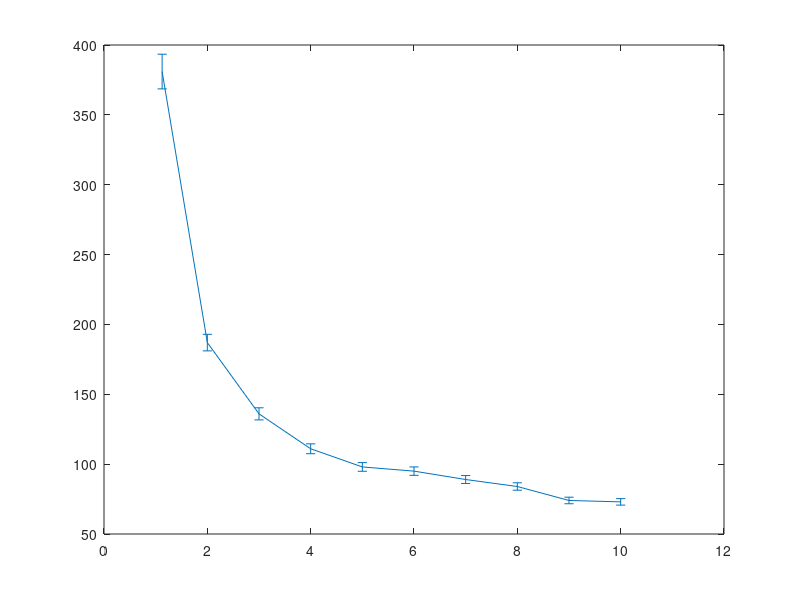

Write MATLAB code to recreate this figure. (Note: this script raises an error after producing the figure.)
clear all;
close all;
clc;

vin=[1.125 2 3 4 5 6 7 8 9 10];
sigma=[381 187 136 111 98 95 89 84 74 73];
err=[1/sqrt(941)*sigma(1) 1/sqrt(995)*sigma(2) 1/sqrt(984)*sigma(3) ...
    1/sqrt(989)*sigma(4) 1/sqrt(998)*sigma(5) 1/sqrt(997)*sigma(6) ...
    1/sqrt(986)*sigma(7) 1/sqrt(997)*sigma(8) 1/sqrt(997)*sigma(9) 1/sqrt(993)*sigma(10)];

fitfun=@(A,x)sqrt(A(1)*x.^(-2)+A(2));
xf0=[0.9,140];
A=lsqcurvefit(fitfun,xf0,vin(2:end),sigma(2:end));

%plot(vin,sigma,'r*');
E1=errorbar(vin,sigma,err);
set(E1,'LineStyle', 'none ','Color', 'r','LineWidth', 3, 'Marker', '*', 'MarkerSize', 8, ...
         'MarkerEdgeColor', [.2 .2 .2], 'MarkerFaceColor' , [0,1,1]);
xlabel('input(mV)');
ylabel('jitter rms(ps)');
grid on
hold on

times = linspace(vin(1),vin(end));
plot(times,fitfun(A,times),'b--','LineWidth', 2)
hold on

simin=[1.125 2 6 8];
simsig=[517 411 276 255];
simerr=[1/sqrt(40)*simsig(1) 1/sqrt(40)*simsig(2) 1/sqrt(40)*simsig(3) 1/sqrt(40)*simsig(4)];
E2=errorbar(simin,simsig,simerr);
set(E2,'LineStyle', 'none ','Color', 'g','LineWidth', 3, 'Marker', '.', 'MarkerSize', 8, ...
         'MarkerEdgeColor', [.2 .2 .2], 'MarkerFaceColor' , [0,1,1]);
legend('measurement data','measured data fitting','simualtion data');
title('Version 2 board 1 T1V timing performance');
